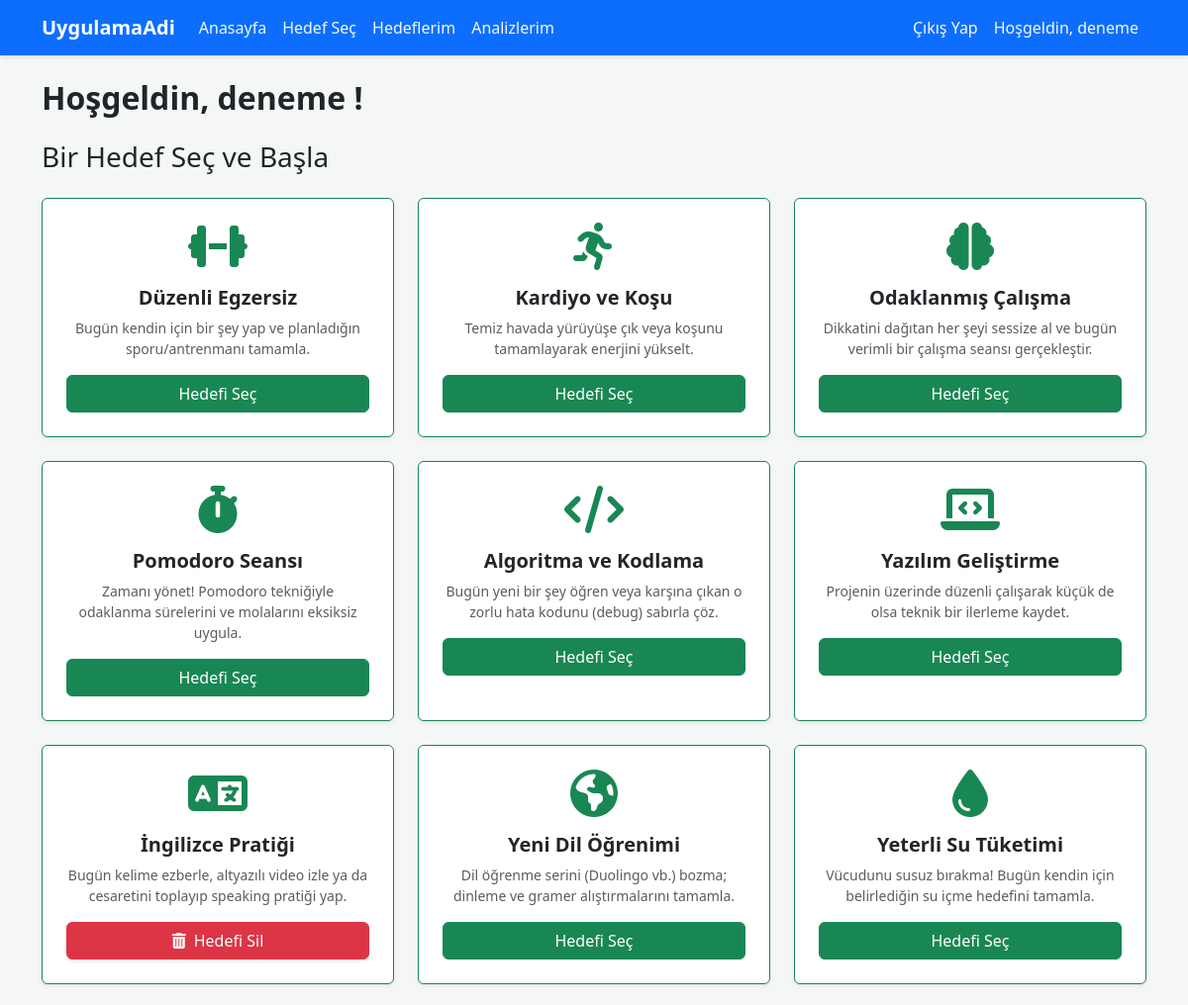
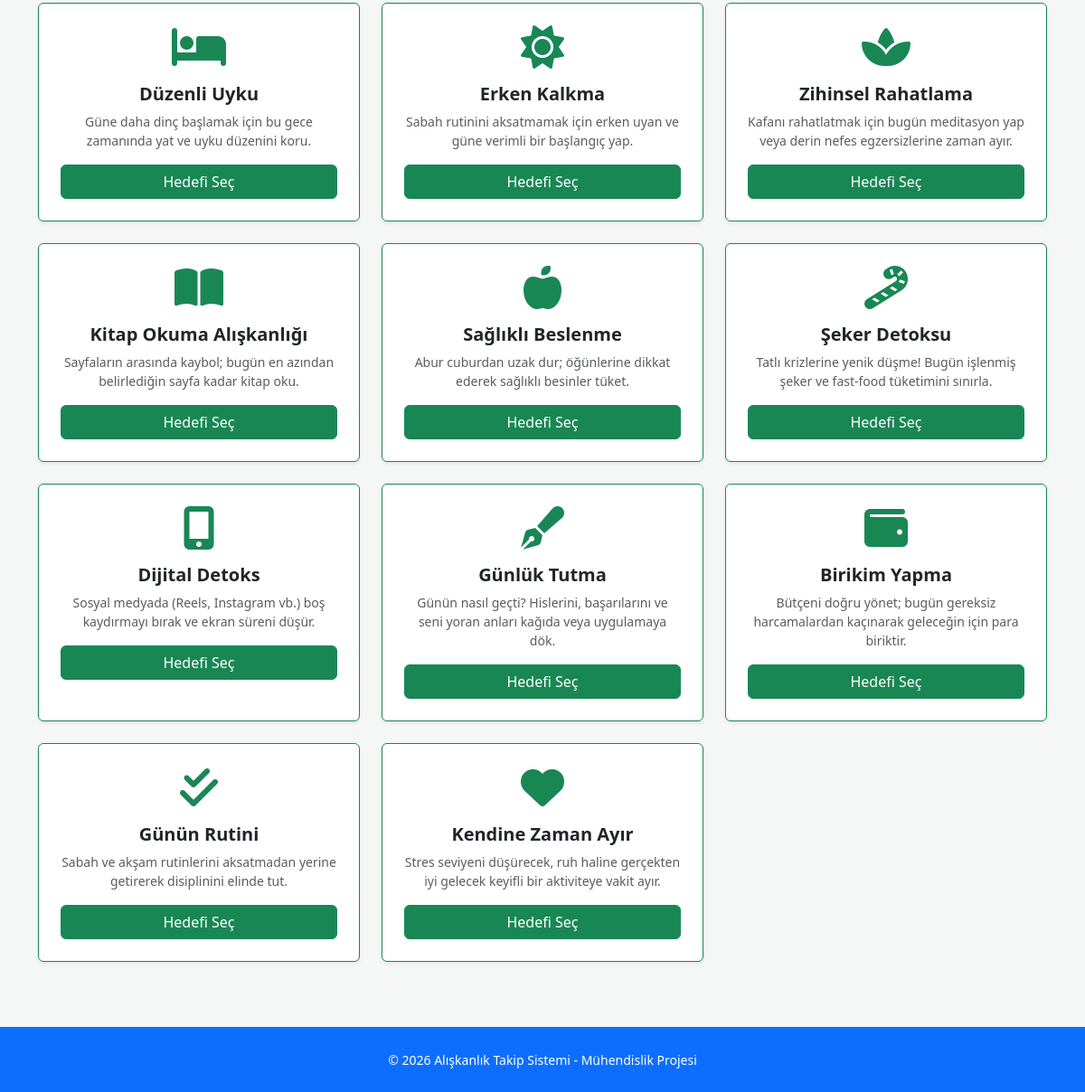
/secim/ (signed in), run on the app's committed database (2 pictures, top to bottom).
### myApp/models.py (models this page shows, shortened)
class Hedef(models.Model):
    baslik = models.CharField(max_length=100)
    ikon = models.CharField(max_length=100)
    aciklama = models.TextField()
    class Meta:
        verbose_name = "Hedef"
        verbose_name_plural = "Hedefler"

### myApp/views.py (the view)
# urls.py: path('secim/', views.hedef_sec, name='hedef_sec'),
def hedef_sec(request):
    hedefler = Hedef.objects.all()
    secilen_hedefler = []
    if request.user.is_authenticated:
        secilen_hedefler = SecilenHedef.objects.filter(user=request.user).values_list('hedef_id', flat=True)
    context = {
        'hedefler': hedefler,
        'secilen_hedefler': secilen_hedefler
    }
    return render(request, 'myApp/hedef_sec.html', context)

### myApp/templates/myApp/hedef_sec.html (shortened to what this page needs)
{% extends 'base.html' %}
{% block content %}
    {% if user.is_authenticated %}
        <h2 class="fw-bold mb-4">Hoşgeldin, {{ user.username }} !</h2>
    <h3 class="mb-4">Bir Hedef Seç ve Başla</h3>
        <div class="row">
            {% for hedef in hedefler %}
            <div class="col-md-4 mb-4">
                <div class="card shadow-sm h-100 border-top border-success border-1">
                    <div class="card-body text-center p-4">
                        <i class="fas {{ hedef.ikon }} fa-3x text-success mb-3"></i>
                        <h5 class="fw-bold">{{ hedef.baslik }}</h5>
                        <p class="text-muted small">{{ hedef.aciklama }}</p>
                        {% if hedef.id in secilen_hedefler %}
                        <a href="{% url 'hedef_sil' hedef.id %}" class="btn btn-danger w-100 shadow-sm">
                        <i class="fas fa-trash-alt me-2"></i>Hedefi Sil</a>
                        {% else %}
                        <a href="{% url 'hedef_ekle' hedef.id %}" class="btn btn-success w-100">Hedefi Seç</a>
                        {% endif %}
                    </div>
                </div>
            </div>
            {% empty %}
            <div class="col-12 text-center">
                <p class="text-muted">Henüz admin panelinden bir hedef eklenmemiş.</p>
            </div>
            {% endfor %}
        </div>
    {% else %}
        <div class="alert alert-info text-center" role="alert">
            Hedef seçmek için lütfen <a href="{% url 'login' %}" class="alert-link">giriş yapın</a> veya <a href="{% url 'register' %}" class="alert-link">kayıt olun</a>.
        </div>
    {% endif %}
{% endblock %}

### templates/base.html (shortened to what this page needs)
{% load static %}
<!DOCTYPE html>
<html lang="en">
<link rel="stylesheet" href="{% static 'css/bootstrap.min.css/' %}">
<link rel="stylesheet" href="{% static 'css/base.css/' %}">
<link rel="stylesheet" href="https://cdnjs.cloudflare.com/ajax/libs/font-awesome/6.4.0/css/all.min.css">
<body class="d-flex flex-column min-vh-100">
    <nav class="navbar navbar-dark bg-primary navbar-expand-lg mb-4">
        <div class="container">
            <a class="navbar-brand fw-bold" href="{% url 'home' %}">
                UygulamaAdi
            </a>
            <div class="collapse navbar-collapse" id="navbarNav">
                <ul class="navbar-nav me-auto">
                    <li class="nav-item">
                        <a class="nav-link" href="{% url 'home' %}">Anasayfa</a>
                    </li>
                    <li class="nav-item">
                        <a class="nav-link" href="{% url 'hedef_sec' %}">Hedef Seç</a>
                    </li>
                    <li class="nav-item">
                        <a class="nav-link" href="{% url 'hedeflerim' %}">Hedeflerim</a>
                    </li>
                    <li class="nav-item">
                        <a class="nav-link" href="{% url 'analizlerim' %}">Analizlerim</a>
                    </li>
                </ul>
                {% if user.is_authenticated %}
                    <ul class="navbar-nav ms-auto">
                        <li class="nav-item">
                            <a class="nav-link" href="{% url 'logout' %}">Çıkış Yap</a>
                        </li>
                        <li class="nav-item">
                            <a class="nav-link" href="">Hoşgeldin, {{ user.username }}</a>
                        </li>
                    </ul>
                {% endif %}
            </div>
        </div>
    </nav>
    <main class="flex-grow-1">
        <div class="container">
            {% block content %}
            {% endblock  %}
        </div>
    </main>
<footer class="py-4 bg-primary text-white mt-5">
    <div class="container text-center">
        <span class="opacity-100 small">© 2026 Alışkanlık Takip Sistemi - Mühendislik Projesi</span>
    </div>
</footer>
</body>
</html>

### static/css/base.css (style rules this page uses)
body { background-color: #f4f7f6; min-height: 100vh; display: flex; flex-direction: column; }
.navbar { box-shadow: 0 2px 4px rgba(0,0,0,.1); }
footer { margin-top: auto; }
.navbar .nav-link { color: #f4f7f6; }

### data on the page
Hedef: baslik "Düzenli Egzersiz", aciklama "Bugün kendin için bir şey yap ve planladığın sporu/antrenmanı tamamla.", shows "Hedefi Seç"
Hedef: baslik "Kardiyo ve Koşu", aciklama "Temiz havada yürüyüşe çık veya koşunu tamamlayarak enerjini yükselt.", shows "Hedefi Seç"
Hedef: baslik "Odaklanmış Çalışma", aciklama "Dikkatini dağıtan her şeyi sessize al ve bugün verimli bir çalışma seansı gerçekleştir.", shows "Hedefi Seç"
Hedef: baslik "Pomodoro Seansı", aciklama "Zamanı yönet! Pomodoro tekniğiyle odaklanma sürelerini ve molalarını eksiksiz uygula.", shows "Hedefi Seç"
Hedef: baslik "Algoritma ve Kodlama", aciklama "Bugün yeni bir şey öğren veya karşına çıkan o zorlu hata kodunu (debug) sabırla çöz.", shows "Hedefi Seç"
Hedef: baslik "Yazılım Geliştirme", aciklama "Projenin üzerinde düzenli çalışarak küçük de olsa teknik bir ilerleme kaydet.", shows "Hedefi Seç"
Hedef: baslik "İngilizce Pratiği", aciklama "Bugün kelime ezberle, altyazılı video izle ya da cesaretini toplayıp speaking pratiği yap.", shows "Hedefi Sil"
Hedef: baslik "Yeni Dil Öğrenimi", aciklama "Dil öğrenme serini (Duolingo vb.) bozma; dinleme ve gramer alıştırmalarını tamamla.", shows "Hedefi Seç"
Hedef: baslik "Yeterli Su Tüketimi", aciklama "Vücudunu susuz bırakma! Bugün kendin için belirlediğin su içme hedefini tamamla.", shows "Hedefi Seç"
Hedef: baslik "Düzenli Uyku", aciklama "Güne daha dinç başlamak için bu gece zamanında yat ve uyku düzenini koru.", shows "Hedefi Seç"
Hedef: baslik "Erken Kalkma", aciklama "Sabah rutinini aksatmamak için erken uyan ve güne verimli bir başlangıç yap.", shows "Hedefi Seç"
Hedef: baslik "Zihinsel Rahatlama", aciklama "Kafanı rahatlatmak için bugün meditasyon yap veya derin nefes egzersizlerine zaman ayır.", shows "Hedefi Seç"
Hedef: baslik "Kitap Okuma Alışkanlığı", aciklama "Sayfaların arasında kaybol; bugün en azından belirlediğin sayfa kadar kitap oku.", shows "Hedefi Seç"
Hedef: baslik "Sağlıklı Beslenme", aciklama "Abur cuburdan uzak dur; öğünlerine dikkat ederek sağlıklı besinler tüket.", shows "Hedefi Seç"
Hedef: baslik "Şeker Detoksu", aciklama "Tatlı krizlerine yenik düşme! Bugün işlenmiş şeker ve fast-food tüketimini sınırla.", shows "Hedefi Seç"
Hedef: baslik "Dijital Detoks", aciklama "Sosyal medyada (Reels, Instagram vb.) boş kaydırmayı bırak ve ekran süreni düşür.", shows "Hedefi Seç"
Hedef: baslik "Günlük Tutma", aciklama "Günün nasıl geçti? Hislerini, başarılarını ve seni yoran anları kağıda veya uygulamaya dök.", shows "Hedefi Seç"
Hedef: baslik "Birikim Yapma", aciklama "Bütçeni doğru yönet; bugün gereksiz harcamalardan kaçınarak geleceğin için para biriktir.", shows "Hedefi Seç"
Hedef: baslik "Günün Rutini", aciklama "Sabah ve akşam rutinlerini aksatmadan yerine getirerek disiplinini elinde tut.", shows "Hedefi Seç"
Hedef: baslik "Kendine Zaman Ayır", aciklama "Stres seviyeni düşürecek, ruh haline gerçekten iyi gelecek keyifli bir aktiviteye vakit ayır.", shows "Hedefi Seç"

### other printed values
{{ user.username }} "deneme"
